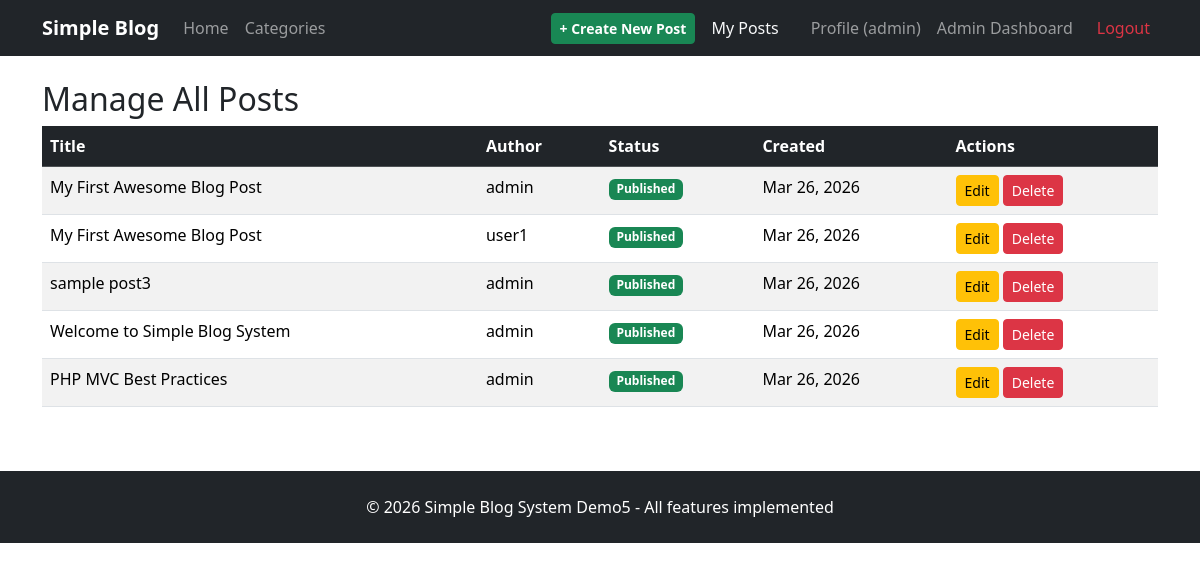
The app's page /PHP01/Projects/Project_1_Simple_Blog_System/demo5/index.php?controller=admin&action=managePosts (signed in) with its own data.
### tables this page shows
CREATE TABLE `posts` (
  `id` int(11) NOT NULL,
  `title` varchar(255) NOT NULL,
  `content` text NOT NULL,
  `featured_image` varchar(255) DEFAULT NULL,
  `user_id` int(11) NOT NULL,
  `status` enum('draft','published') DEFAULT 'published',
  `created_at` timestamp NOT NULL DEFAULT current_timestamp(),
  `updated_at` timestamp NOT NULL DEFAULT current_timestamp() ON UPDATE current_timestamp()
);

CREATE TABLE `users` (
  `id` int(11) NOT NULL,
  `username` varchar(50) NOT NULL,
  `email` varchar(100) NOT NULL,
  `password` varchar(255) NOT NULL,
  `role` enum('user','admin') DEFAULT 'user',
  `verified` tinyint(1) DEFAULT 1,
  `verification_token` varchar(255) DEFAULT NULL,
  `reset_token` varchar(255) DEFAULT NULL,
  `reset_expires` datetime DEFAULT NULL,
  `created_at` timestamp NOT NULL DEFAULT current_timestamp(),
  `updated_at` timestamp NOT NULL DEFAULT current_timestamp() ON UPDATE current_timestamp()
);

### controllers/AdminController.php (called while the page is built, shortened)
<?php
class AdminController {
    public function managePosts() {
        global $pdo;
        $stmt = $pdo->query("SELECT p.id, p.title, p.status, p.created_at, u.username
                             FROM posts p
                             JOIN users u ON p.user_id = u.id
                             ORDER BY p.created_at DESC");
        $posts = $stmt->fetchAll();
        require "views/admin/posts.php";
    }
}
?>

### views/admin/posts.php (the view, shortened to what this page needs)
<?php require "views/layouts/header.php"; ?>
<h2>Manage All Posts</h2>
<div class="table-responsive">
    <table class="table table-striped table-hover">
        <thead class="table-dark">
            <tr>
                <th>Title</th>
                <th>Author</th>
                <th>Status</th>
                <th>Created</th>
                <th>Actions</th>
            </tr>
        </thead>
        <tbody>
            <?php foreach ($posts as $post): ?>
            <tr>
                <td><?php echo htmlspecialchars($post['title']); ?></td>
                <td><?php echo htmlspecialchars($post['username']); ?></td>
                <td>
                    <span class="badge bg-<?php echo $post['status'] === 'published' ? 'success' : 'warning'; ?>">
                        <?php echo ucfirst($post['status']); ?>
                    </span>
                </td>
                <td><?php echo date('M d, Y', strtotime($post['created_at'])); ?></td>
                <td>
                    <a href="<?php echo BASE_URL; ?>index.php?controller=post&action=edit&id=<?php echo $post['id']; ?>"
                       class="btn btn-sm btn-warning">Edit</a>
                    <a href="<?php echo BASE_URL; ?>index.php?controller=post&action=delete&id=<?php echo $post['id']; ?>"
                       class="btn btn-sm btn-danger"
                       onclick="return confirm('Delete this post?');">Delete</a>
                </td>
            </tr>
            <?php endforeach; ?>
        </tbody>
    </table>
</div>
<?php require "views/layouts/footer.php"; ?>

### records on screen
posts: title "My First Awesome Blog Post", user.username "admin", status "Published", created_at "Mar 26, 2026"
posts: title "My First Awesome Blog Post", user.username "user1", status "Published", created_at "Mar 26, 2026"
posts: title "sample post3", user.username "admin", status "Published", created_at "Mar 26, 2026"
posts: title "Welcome to Simple Blog System", user.username "admin", status "Published", created_at "Mar 26, 2026"
posts: title "PHP MVC Best Practices", user.username "admin", status "Published", created_at "Mar 26, 2026"

### other values on screen
$_SESSION["username"] "admin"
